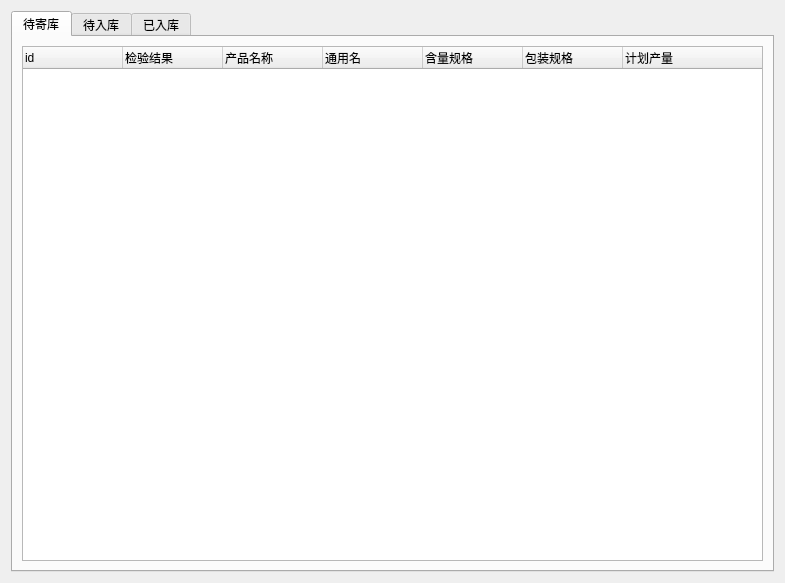
<?xml version="1.0" encoding="UTF-8"?>
<ui version="4.0">
 <class>Form</class>
 <widget class="QWidget" name="Form">
  <property name="geometry">
   <rect>
    <x>0</x>
    <y>0</y>
    <width>785</width>
    <height>583</height>
   </rect>
  </property>
  <property name="windowTitle">
   <string>Form</string>
  </property>
  <layout class="QGridLayout" name="gridLayout">
   <item row="0" column="0">
    <widget class="QTabWidget" name="tabWidget">
     <property name="currentIndex">
      <number>0</number>
     </property>
     <widget class="QWidget" name="tab_0">
      <attribute name="title">
       <string>待寄库</string>
      </attribute>
      <layout class="QGridLayout" name="gridLayout_2">
       <item row="0" column="0">
        <widget class="QTreeWidget" name="treeWidget_prodlist">
         <column>
          <property name="text">
           <string>id</string>
          </property>
         </column>
         <column>
          <property name="text">
           <string>检验结果</string>
          </property>
         </column>
         <column>
          <property name="text">
           <string>产品名称</string>
          </property>
         </column>
         <column>
          <property name="text">
           <string>通用名</string>
          </property>
         </column>
         <column>
          <property name="text">
           <string>含量规格</string>
          </property>
         </column>
         <column>
          <property name="text">
           <string>包装规格</string>
          </property>
         </column>
         <column>
          <property name="text">
           <string>计划产量</string>
          </property>
         </column>
        </widget>
       </item>
      </layout>
     </widget>
     <widget class="QWidget" name="tab_1">
      <attribute name="title">
       <string>待入库</string>
      </attribute>
     </widget>
     <widget class="QWidget" name="tab_2">
      <attribute name="title">
       <string>已入库</string>
      </attribute>
     </widget>
    </widget>
   </item>
  </layout>
 </widget>
 <resources/>
 <connections/>
</ui>
